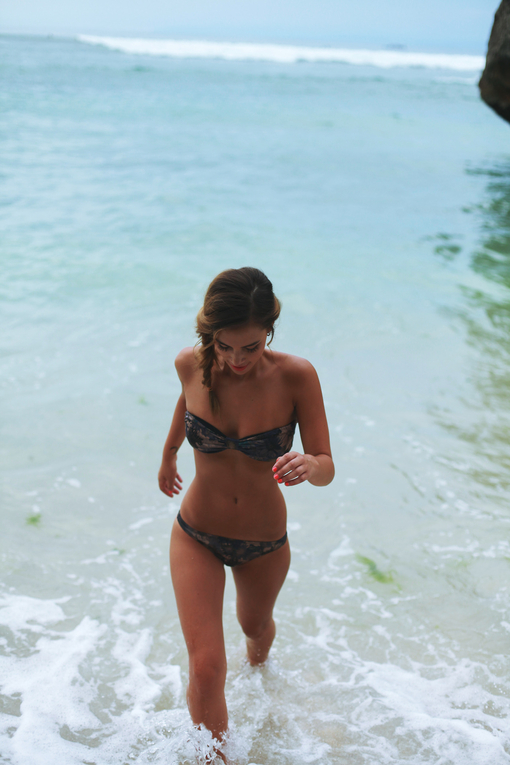
#> input picture shiyanlou/python_project/nude_image_recognition/1.jpg, 510 x 765 px, found by its file name
$ python image_histogram.py
#> lines starting #> are read from the running program, lines starting #| are printed output that depends on the picture
#!/usr/bin/env python
# coding: utf-8

'''
@author: YangShuai
@category: opencv-python
@application: 计算灰度图像直方图，直方图均衡化，直方图规定化，局部直方图
@creation time: 20190119
@modify time:
'''

#参考https://blog.csdn.net/YZXnuaa/article/details/79231817
'''
opencv的cv2.calcHist函数有五个参数：
    image：输入图像，传入时应该用中括号[]括起来
    channels:传入图像的通道。如果是灰度图像，那就只有一个通道，值为0；如果是彩色图像（3通道），那么值为0,1,2中选择一个，对应着BGR各个通道。这个值也用[]传入。
    mask：掩膜图像。如果统计整幅图，那么为None。主要是如果要统计部分图的直方图，就得构造相应的炎掩膜来计算。
    histSize：灰度级的个数，需要中括号，比如[256]
    ranges:像素值的范围，通常[0,256]，有的图像如果不是0-256，比如说你来回各种变换导致像素值负值、很大，则需要调整后才可以。
'''

def calcHist(image_path):
#> called with image_path = '/home/ys/Github/opencv_prac/1.jpg'
    image_gray = cv2.imread(image_path, 0)
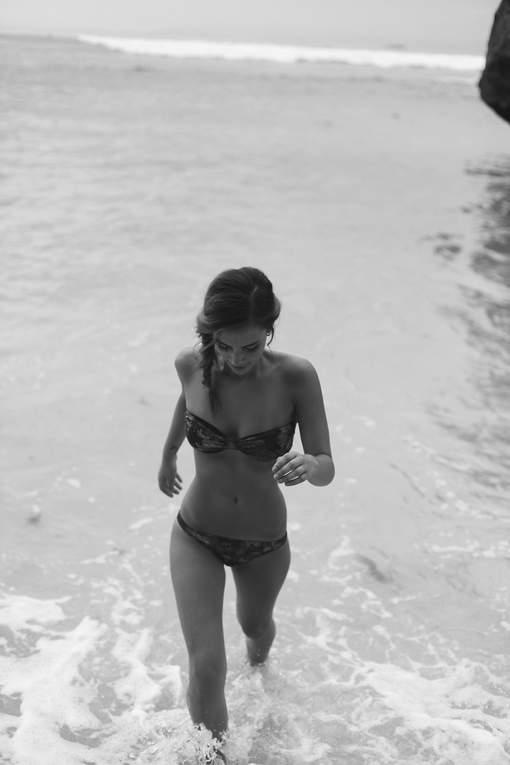
#> image_gray: shape (765, 510); min 19, max 247, mean 186.2
    hist = cv2.calcHist([image_gray], [0], None, [256], [0,256])
#> hist = 256 values, max 20771 at index 202, min 0 at index 0, mean 1524
    plt.subplot(121), plt.imshow(image_gray, 'gray')
    plt.subplot(122), plt.plot(hist)
    plt.show()
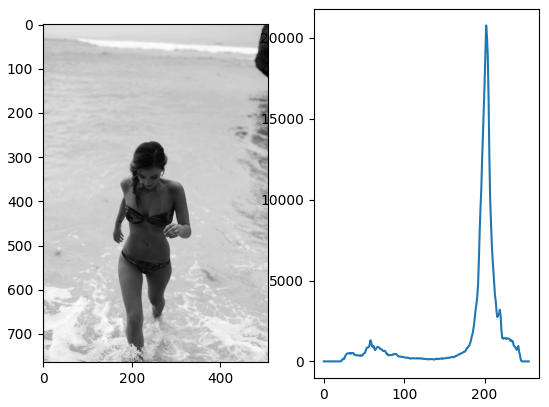
#> figure drawn by matplotlib, 2 panels; panel 2: curve peaks at x = 202, y = 20771

if __name__ == '__main__':
    import cv2
    import matplotlib.pyplot as plt
    image_path = '/home/ys/Github/opencv_prac/1.jpg'
    calcHist(image_path)
